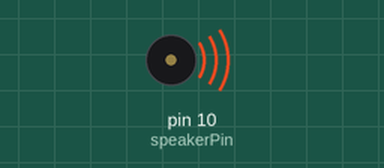
This sketch was run on a simulated Arduino Uno, built with avr-gcc and run on an emulated ATmega328P. On the bench: buzzer (waves = sounding).

Above: at 0.5 s.
Timing chart, 0 to 4.6 s (numbered marks = the images above):
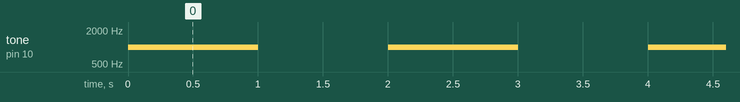

The sketch:

Buzzer.ino
```cpp
/*
  modified 29 Nov 2020
  by Chris Swagler
  purpose: beep the buzzer on and off with one second delays
  wire diagram:
     - Note : the piezo buzzer is polarized! Double check the + is wired to
              the pin and - is wired to ground
*/

int speakerPin = 10;               //the pin that buzzer is connected to

void setup()
{
  pinMode(speakerPin, OUTPUT);    //set the output pin for the speaker
}

void loop()
{
  tone(speakerPin, 1000); // Send 1KHz sound signal
  delay(1000);

  noTone(speakerPin);     // Stop sound
  delay(1000);
}
```

Measured:
- by itself, tone on pin 10 (speakerPin): alternates 1000 Hz for 1.0 s and silent for 1.0 s
